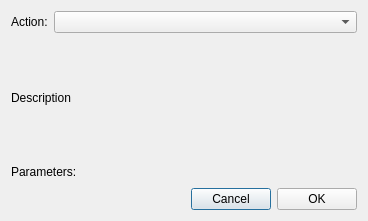
<?xml version="1.0" encoding="UTF-8"?>
<ui version="4.0">
 <class>AddActionDlg</class>
 <widget class="QDialog" name="AddActionDlg">
  <property name="geometry">
   <rect>
    <x>0</x>
    <y>0</y>
    <width>368</width>
    <height>221</height>
   </rect>
  </property>
  <property name="windowTitle">
   <string>Add Action</string>
  </property>
  <layout class="QGridLayout" name="gridLayout">
   <item row="1" column="0">
    <layout class="QHBoxLayout" name="horizontalLayout_3">
     <item>
      <spacer name="horizontalSpacer_2">
       <property name="orientation">
        <enum>Qt::Horizontal</enum>
       </property>
       <property name="sizeHint" stdset="0">
        <size>
         <width>40</width>
         <height>20</height>
        </size>
       </property>
      </spacer>
     </item>
     <item>
      <widget class="QPushButton" name="CancelpushButton">
       <property name="text">
        <string>Cancel</string>
       </property>
      </widget>
     </item>
     <item>
      <widget class="QPushButton" name="OkpushButton">
       <property name="text">
        <string>OK</string>
       </property>
      </widget>
     </item>
    </layout>
   </item>
   <item row="0" column="0">
    <layout class="QVBoxLayout" name="verticalLayout">
     <item>
      <layout class="QHBoxLayout" name="horizontalLayout_2">
       <item>
        <widget class="QLabel" name="actionlabel">
         <property name="text">
          <string>Action:</string>
         </property>
        </widget>
       </item>
       <item>
        <widget class="QComboBox" name="comboBox">
         <property name="sizePolicy">
          <sizepolicy hsizetype="MinimumExpanding" vsizetype="Fixed">
           <horstretch>0</horstretch>
           <verstretch>0</verstretch>
          </sizepolicy>
         </property>
        </widget>
       </item>
      </layout>
     </item>
     <item>
      <layout class="QHBoxLayout" name="horizontalLayout">
       <item>
        <widget class="QLabel" name="descriptionActionlabel">
         <property name="sizePolicy">
          <sizepolicy hsizetype="Preferred" vsizetype="MinimumExpanding">
           <horstretch>0</horstretch>
           <verstretch>0</verstretch>
          </sizepolicy>
         </property>
         <property name="text">
          <string>Description</string>
         </property>
         <property name="scaledContents">
          <bool>true</bool>
         </property>
         <property name="wordWrap">
          <bool>true</bool>
         </property>
        </widget>
       </item>
      </layout>
     </item>
     <item>
      <layout class="QHBoxLayout" name="horizontalLayout_4">
       <item>
        <widget class="QLabel" name="parameterslabel">
         <property name="text">
          <string>Parameters:</string>
         </property>
        </widget>
       </item>
       <item>
        <spacer name="horizontalSpacer">
         <property name="orientation">
          <enum>Qt::Horizontal</enum>
         </property>
         <property name="sizeHint" stdset="0">
          <size>
           <width>40</width>
           <height>20</height>
          </size>
         </property>
        </spacer>
       </item>
      </layout>
     </item>
     <item>
      <layout class="QFormLayout" name="formLayout_2"/>
     </item>
    </layout>
   </item>
  </layout>
 </widget>
 <resources/>
 <connections/>
</ui>
